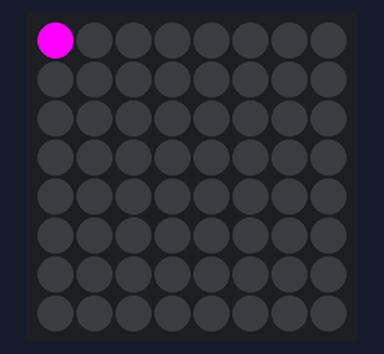
A program run on a simulated Raspberry Pi (BCM pin numbers) with a Sense HAT. On the bench: the Sense HAT's 8×8 RGB LED matrix. At 10.0 s the program stops and its outputs stay as they are.

Above: at 0.1 s.
At 1.6 s:
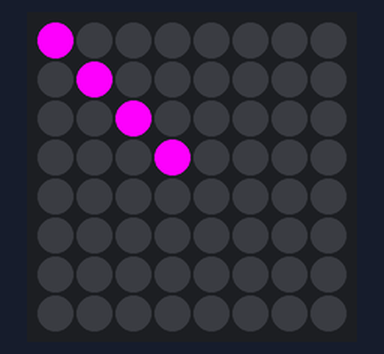
At 2.6 s:
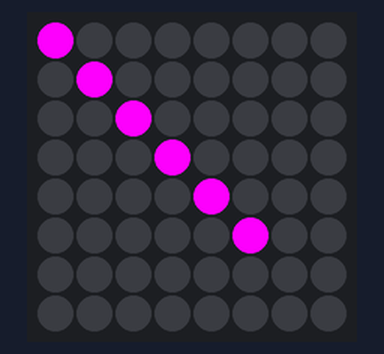
At 3.6 s:
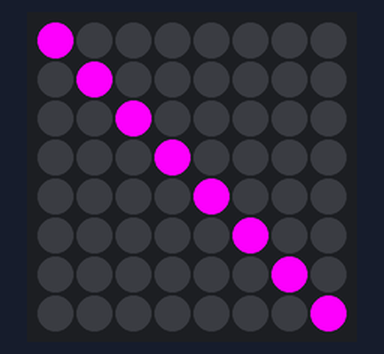
At 5.6 s:
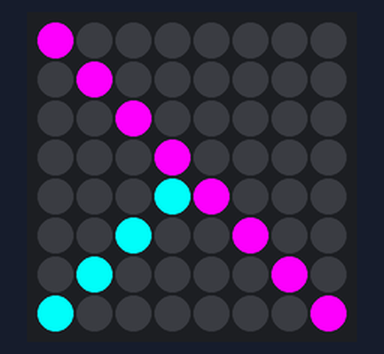
At 7.6 s:
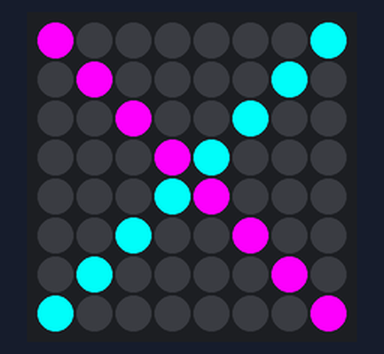

Measured:
- what the display in image 5 shows lasts 2.5 s, from 7.5 s to 10.0 s

The program:

linie_05.py
```python
#!/usr/bin/python3

# Linien zeichnen
# ---------------

from sense_hat import SenseHat
from time import sleep

sense = SenseHat()
sense.clear()

#Diagonale in Purple von oben-rechts nach unten-links gezeichnet
for i in range(8):
	sense.set_pixel(i, i, 255, 0, 255)
	sleep(0.5)

#Diagonale in Cyan von unten-links nach oben-rechts gezeichnet
for i in range(8):
	sense.set_pixel(i, 7-i, 0, 255, 255)
	sleep(0.5)

sleep(2)
sense.clear()
```
